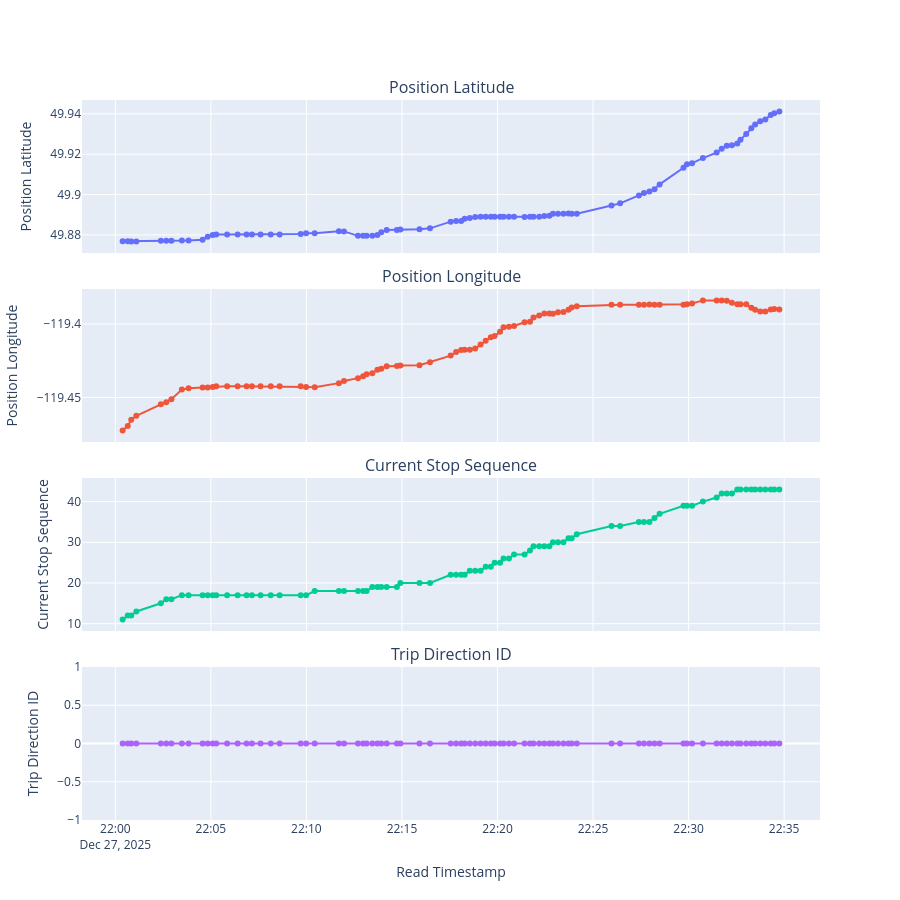

Here is the notebook cell this chart was saved with:
### Code cell
ts = df_8_veh_time_filtered.sort_values('read_timestamp')
# Use existing `ts` sorted by read_timestamp
fig_ts = make_subplots(
    rows=4, cols=1, shared_xaxes=True, vertical_spacing=0.05,
    subplot_titles=["Position Latitude", "Position Longitude", "Current Stop Sequence", "Trip Direction ID"]
)

fig_ts.add_trace(go.Scatter(
    x=ts['read_timestamp'], y=ts['position_latitude'],
    mode='lines+markers', name='Position Latitude'
), row=1, col=1)

fig_ts.add_trace(go.Scatter(
    x=ts['read_timestamp'], y=ts['position_longitude'],
    mode='lines+markers', name='Position Longitude'
), row=2, col=1)

fig_ts.add_trace(go.Scatter(
    x=ts['read_timestamp'], y=ts['current_stop_sequence'],
    mode='lines+markers', name='Current Stop Sequence'
), row=3, col=1)

fig_ts.add_trace(go.Scatter(
    x=ts['read_timestamp'], y=ts['trip_direction_id'],
    mode='lines+markers', name='Trip Direction ID'
), row=4, col=1)

fig_ts.update_yaxes(title_text='Position Latitude', row=1, col=1)
fig_ts.update_yaxes(title_text='Position Longitude', row=2, col=1)
fig_ts.update_yaxes(title_text='Current Stop Sequence', row=3, col=1)
fig_ts.update_yaxes(title_text='Trip Direction ID', row=4, col=1)
fig_ts.update_xaxes(title_text='Read Timestamp', row=4, col=1)

fig_ts.update_layout(height=900, showlegend=False)
fig_ts.show()
